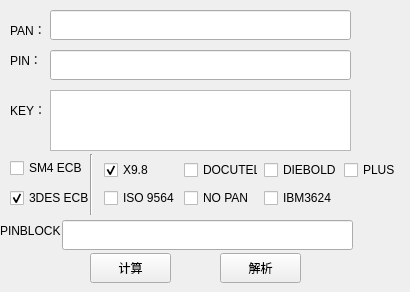
    <widget class="QWidget" name="tab_3">
     <attribute name="title">
      <string>PinBlock</string>
     </attribute>
     <widget class="QLineEdit" name="PPanLineEdit">
      <property name="geometry">
       <rect>
        <x>50</x>
        <y>10</y>
        <width>301</width>
        <height>30</height>
       </rect>
      </property>
      <property name="styleSheet">
       <string notr="true">font: 10pt &quot;黑体&quot;;</string>
      </property>
     </widget>
     <widget class="QLineEdit" name="PPinLineEdit">
      <property name="geometry">
       <rect>
        <x>50</x>
        <y>50</y>
        <width>301</width>
        <height>30</height>
       </rect>
      </property>
      <property name="styleSheet">
       <string notr="true">font: 10pt &quot;黑体&quot;;</string>
      </property>
     </widget>
     <widget class="QLabel" name="PPinLabel">
      <property name="geometry">
       <rect>
        <x>10</x>
        <y>50</y>
        <width>41</width>
        <height>21</height>
       </rect>
      </property>
      <property name="styleSheet">
       <string notr="true">font: 10pt &quot;黑体&quot;;</string>
      </property>
      <property name="text">
       <string>&lt;html&gt;&lt;head/&gt;&lt;body&gt;&lt;p&gt;PIN：&lt;/p&gt;&lt;/body&gt;&lt;/html&gt;</string>
      </property>
     </widget>
     <widget class="QLabel" name="PPanLabel">
      <property name="geometry">
       <rect>
        <x>10</x>
        <y>20</y>
        <width>41</width>
        <height>21</height>
       </rect>
      </property>
      <property name="styleSheet">
       <string notr="true">font: 10pt &quot;黑体&quot;;</string>
      </property>
      <property name="text">
       <string>&lt;html&gt;&lt;head/&gt;&lt;body&gt;&lt;p&gt;PAN：&lt;/p&gt;&lt;/body&gt;&lt;/html&gt;</string>
      </property>
     </widget>
     <widget class="QLabel" name="PKEYLabel">
      <property name="geometry">
       <rect>
        <x>10</x>
        <y>90</y>
        <width>31</width>
        <height>41</height>
       </rect>
      </property>
      <property name="styleSheet">
       <string notr="true">font: 10pt &quot;黑体&quot;;</string>
      </property>
      <property name="text">
       <string>&lt;html&gt;&lt;head/&gt;&lt;body&gt;&lt;p&gt;KEY：&lt;/p&gt;&lt;/body&gt;&lt;/html&gt;</string>
      </property>
     </widget>
     <widget class="QTextEdit" name="PKeyTextEdit">
      <property name="geometry">
       <rect>
        <x>50</x>
        <y>90</y>
        <width>301</width>
        <height>61</height>
       </rect>
      </property>
      <property name="styleSheet">
       <string notr="true">font: 10pt &quot;黑体&quot;;</string>
      </property>
      <property name="acceptRichText">
       <bool>false</bool>
      </property>
     </widget>
     <widget class="QCheckBox" name="PDESCheckBox">
      <property name="geometry">
       <rect>
        <x>10</x>
        <y>190</y>
        <width>81</width>
        <height>16</height>
       </rect>
      </property>
      <property name="acceptDrops">
       <bool>false</bool>
      </property>
      <property name="styleSheet">
       <string notr="true">font: 10pt &quot;黑体&quot;;</string>
      </property>
      <property name="text">
       <string>3DES ECB</string>
      </property>
      <property name="checked">
       <bool>true</bool>
      </property>
      <property name="tristate">
       <bool>false</bool>
      </property>
     </widget>
     <widget class="QCheckBox" name="PSM4CheckBox">
      <property name="geometry">
       <rect>
        <x>10</x>
        <y>160</y>
        <width>81</width>
        <height>16</height>
       </rect>
      </property>
      <property name="styleSheet">
       <string notr="true">font: 10pt &quot;黑体&quot;;</string>
      </property>
      <property name="text">
       <string>SM4 ECB</string>
      </property>
     </widget>
     <widget class="QWidget" name="gridLayoutWidget">
      <property name="geometry">
       <rect>
        <x>100</x>
        <y>150</y>
        <width>301</width>
        <height>61</height>
       </rect>
      </property>
      <layout class="QGridLayout" name="PgridLayout">
       <property name="leftMargin">
        <number>4</number>
       </property>
       <property name="topMargin">
        <number>8</number>
       </property>
       <property name="rightMargin">
        <number>0</number>
       </property>
       <property name="bottomMargin">
        <number>0</number>
       </property>
       <property name="verticalSpacing">
        <number>6</number>
       </property>
       <item row="0" column="0">
        <widget class="QCheckBox" name="P1CheckBox">
         <property name="acceptDrops">
          <bool>false</bool>
         </property>
         <property name="styleSheet">
          <string notr="true">font: 10pt &quot;黑体&quot;;</string>
         </property>
         <property name="text">
          <string>X9.8</string>
         </property>
         <property name="checked">
          <bool>true</bool>
         </property>
         <property name="tristate">
          <bool>false</bool>
         </property>
        </widget>
       </item>
       <item row="0" column="3">
        <widget class="QCheckBox" name="P4CheckBox">
         <property name="styleSheet">
          <string notr="true">font: 10pt &quot;黑体&quot;;</string>
         </property>
         <property name="text">
          <string>PLUS</string>
         </property>
        </widget>
       </item>
       <item row="0" column="2">
        <widget class="QCheckBox" name="P3CheckBox">
         <property name="acceptDrops">
          <bool>false</bool>
         </property>
         <property name="styleSheet">
          <string notr="true">font: 10pt &quot;黑体&quot;;</string>
         </property>
         <property name="text">
          <string>DIEBOLD</string>
         </property>
         <property name="checked">
          <bool>false</bool>
         </property>
         <property name="tristate">
          <bool>false</bool>
         </property>
        </widget>
       </item>
       <item row="0" column="1">
        <widget class="QCheckBox" name="P2CheckBox">
         <property name="styleSheet">
          <string notr="true">font: 10pt &quot;黑体&quot;;</string>
         </property>
         <property name="text">
          <string>DOCUTEL</string>
         </property>
        </widget>
       </item>
       <item row="1" column="0">
        <widget class="QCheckBox" name="P5CheckBox">
         <property name="styleSheet">
          <string notr="true">font: 10pt &quot;黑体&quot;;</string>
         </property>
         <property name="text">
          <string>ISO 9564</string>
         </property>
        </widget>
       </item>
       <item row="1" column="1">
        <widget class="QCheckBox" name="P7CheckBox">
         <property name="styleSheet">
          <string notr="true">font: 10pt &quot;黑体&quot;;</string>
         </property>
         <property name="text">
          <string>NO PAN</string>
         </property>
        </widget>
       </item>
       <item row="1" column="2">
        <widget class="QCheckBox" name="P50CheckBox">
         <property name="styleSheet">
          <string notr="true">font: 10pt &quot;黑体&quot;;</string>
         </property>
         <property name="text">
          <string>IBM3624</string>
         </property>
        </widget>
       </item>
      </layout>
     </widget>
     <widget class="QLabel" name="PPinBlockLabel">
      <property name="geometry">
       <rect>
        <x>0</x>
        <y>220</y>
        <width>61</width>
        <height>21</height>
       </rect>
      </property>
      <property name="styleSheet">
       <string notr="true">font: 10pt &quot;黑体&quot;;</string>
      </property>
      <property name="text">
       <string>&lt;html&gt;&lt;head/&gt;&lt;body&gt;&lt;p&gt;PINBLOCK：&lt;/p&gt;&lt;/body&gt;&lt;/html&gt;</string>
      </property>
     </widget>
     <widget class="QLineEdit" name="PPinBlockLineEdit">
      <property name="geometry">
       <rect>
        <x>62</x>
        <y>220</y>
        <width>291</width>
        <height>30</height>
       </rect>
      </property>
      <property name="styleSheet">
       <string notr="true">font: 10pt &quot;黑体&quot;;</string>
      </property>
     </widget>
     <widget class="QPushButton" name="PPINPushButton">
      <property name="geometry">
       <rect>
        <x>90</x>
        <y>253</y>
        <width>81</width>
        <height>30</height>
       </rect>
      </property>
      <property name="styleSheet">
       <string notr="true">font: 10pt &quot;黑体&quot;;</string>
      </property>
      <property name="text">
       <string>计算</string>
      </property>
     </widget>
     <widget class="QPushButton" name="PPinBlockPushButton">
      <property name="geometry">
       <rect>
        <x>220</x>
        <y>253</y>
        <width>81</width>
        <height>30</height>
       </rect>
      </property>
      <property name="styleSheet">
       <string notr="true">font: 10pt &quot;黑体&quot;;</string>
      </property>
      <property name="text">
       <string>解析</string>
      </property>
     </widget>
     <widget class="Line" name="line">
      <property name="geometry">
       <rect>
        <x>90</x>
        <y>154</y>
        <width>3</width>
        <height>61</height>
       </rect>
      </property>
      <property name="contextMenuPolicy">
       <enum>Qt::DefaultContextMenu</enum>
      </property>
      <property name="orientation">
       <enum>Qt::Vertical</enum>
      </property>
     </widget>
    </widget>
